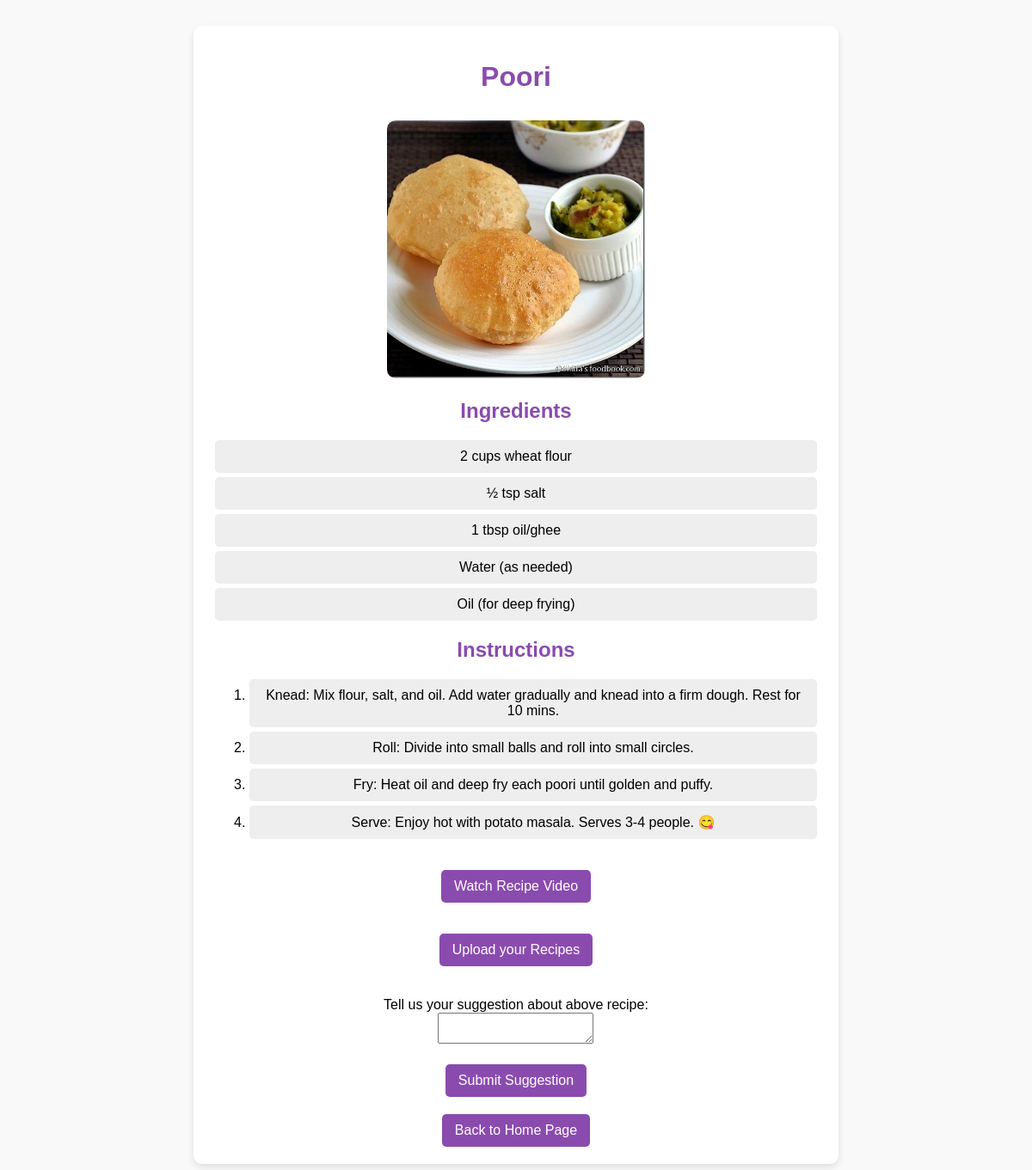
The page /recipe.php?name=Poori on the database its author committed.
### tables this page shows
CREATE TABLE `recipes` (
  `id` int(11) NOT NULL,
  `name` varchar(25) NOT NULL,
  `image` varchar(100) NOT NULL,
  `ingredients` varchar(1000) NOT NULL,
  `instructions` varchar(1000) NOT NULL,
  `video_url` varchar(100) NOT NULL,
  `suggestions` varchar(100) NOT NULL
);

### recipe.php (the view, shortened to what this page needs)
<?php
include 'db.php';
$recipe_name = isset($_GET['name']) ? $_GET['name'] : "";
$sql = "SELECT * FROM recipes WHERE name = ?";
$stmt = $conn->prepare($sql);
$stmt->bind_param("s", $recipe_name);
$stmt->execute();
$result = $stmt->get_result();
if ($result->num_rows > 0) {
    $recipe = $result->fetch_assoc();
} else {
    die("Recipe not found in the database.");
}
?>
<!DOCTYPE html>
<html lang="en">
<head>
    <link rel="stylesheet" href="styleee.css">
</head>
<body>
    <div class="recipe-container">
        <h1><?php echo htmlspecialchars($recipe['name']); ?></h1>
        <img src="<?php echo htmlspecialchars($recipe['image']); ?>" alt="<?php echo htmlspecialchars($recipe['name']); ?>"width="300px" height="300px">
        <h2>Ingredients</h2>
        <ul>
            <?php
            $ingredients = explode(",", $recipe['ingredients']);
            foreach ($ingredients as $ingredient) {
                echo "<li>" . htmlspecialchars(trim($ingredient)) . "</li>";
            }
            ?>
        </ul>
        <h2>Instructions</h2>
        <?php
        $instruction_steps = explode("\n", $recipe['instructions']);
        echo "<ol>";
        foreach ($instruction_steps as $step) {
            echo "<li>" . htmlspecialchars(trim($step)) . "</li>";
        }
        echo "</ol>";
        ?>
<p>
    <a href="<?php echo htmlspecialchars($recipe['video_url']); ?>" target="_blank">
        Watch Recipe Video
    </a>
</p>
<form action="submit_suggestion.php" method="POST">
<a href="sample.php">Upload your Recipes</a>
</form><br><br>
<form action="submit_suggestion.php" method="POST">
    <label for="suggestion">Tell us your suggestion about above recipe:</label><br>
    <textarea id="suggestion" name="suggestion" required></textarea><br>
    <button>Submit Suggestion</button>
</form>
        <a href="home.html">Back to Home Page</a>
    </div>
</body>
</html>

### styleee.css (style rules this page uses)
body { font-family: Arial, sans-serif; background-color: #f9f9f9; text-align: center; }
.recipe-container { background: white; width: 60%; margin: 30px auto; padding: 20px; border-radius: 10px; box-shadow: 0 4px 8px rgba(0, 0, 0, 0.1); }
h1, h2 { color: #8a4baf; }
ul { list-style-type: none; padding: 0; }
li { background: #eee; margin: 5px; padding: 10px; border-radius: 5px; }
img { border-radius: 10px; margin-top: 10px; }
a { display: inline-block; margin-top: 20px; padding: 10px 15px; background: #8a4baf; color: white; text-decoration: none; border-radius: 5px; }
button { display: inline-block; margin-top: 20px; padding: 10px 15px; background: #8a4baf; color: white; text-decoration: none; border-radius: 5px; border: none; cursor: pointer; font-size: 16px; }

### rows shown on the page
recipes: name "Poori", image+name (picture), ingredients "2 cups wheat flour", ingredients "½ tsp salt", ingredients "1 tbsp oil/ghee", ingredients "Water (as needed)", ingredients "Oil (for deep frying)", instructions "Knead: Mix flour, salt, and oil. Add water gradually and knead into a firm dough. Rest for 10 mins.", instructions "Roll: Divide into small balls and roll into small circles.", instructions "Fry: Heat oil and deep fry each poori until golden and puffy.", instructions "Serve: Enjoy hot with potato masala. Serves 3-4 people. 😋"
